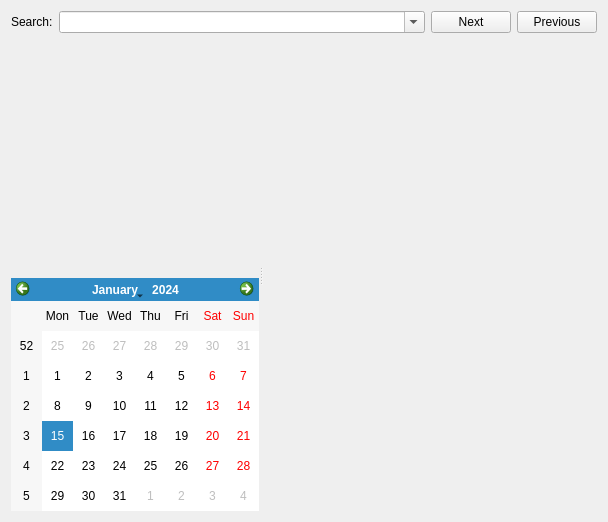
<?xml version="1.0" encoding="UTF-8"?>
<ui version="4.0">
 <class>QtHistoryWindow</class>
 <widget class="QWidget" name="QtHistoryWindow">
  <property name="geometry">
   <rect>
    <x>0</x>
    <y>0</y>
    <width>608</width>
    <height>522</height>
   </rect>
  </property>
  <property name="windowTitle">
   <string>Form</string>
  </property>
  <layout class="QGridLayout" name="gridLayout">
   <item row="0" column="0">
    <layout class="QHBoxLayout" name="topLayout_">
     <item>
      <widget class="QLabel" name="label_">
       <property name="text">
        <string>Search:</string>
       </property>
      </widget>
     </item>
     <item>
      <widget class="QComboBox" name="searchBox_">
       <property name="sizePolicy">
        <sizepolicy hsizetype="Expanding" vsizetype="Fixed">
         <horstretch>0</horstretch>
         <verstretch>0</verstretch>
        </sizepolicy>
       </property>
       <property name="editable">
        <bool>true</bool>
       </property>
      </widget>
     </item>
     <item>
      <widget class="QPushButton" name="nextButton_">
       <property name="text">
        <string>Next</string>
       </property>
       <property name="flat">
        <bool>false</bool>
       </property>
      </widget>
     </item>
     <item>
      <widget class="QPushButton" name="previousButton_">
       <property name="text">
        <string>Previous</string>
       </property>
      </widget>
     </item>
    </layout>
   </item>
   <item row="1" column="0">
    <widget class="QSplitter" name="bottomLayout_">
     <property name="orientation">
      <enum>Qt::Horizontal</enum>
     </property>
     <widget class="QWidget" name="layoutWidget">
      <layout class="QVBoxLayout" name="bottomLeftLayout_" stretch="0,0">
       <item>
        <widget class="QWidget" name="conversationRoster_" native="true">
         <property name="sizePolicy">
          <sizepolicy hsizetype="Preferred" vsizetype="Expanding">
           <horstretch>5</horstretch>
           <verstretch>0</verstretch>
          </sizepolicy>
         </property>
        </widget>
       </item>
       <item>
        <widget class="QCalendarWidget" name="calendarWidget_">
         <property name="sizePolicy">
          <sizepolicy hsizetype="Preferred" vsizetype="Minimum">
           <horstretch>0</horstretch>
           <verstretch>0</verstretch>
          </sizepolicy>
         </property>
        </widget>
       </item>
      </layout>
     </widget>
     <widget class="QWidget" name="conversation_" native="true">
      <property name="sizePolicy">
       <sizepolicy hsizetype="Expanding" vsizetype="Preferred">
        <horstretch>85</horstretch>
        <verstretch>0</verstretch>
       </sizepolicy>
      </property>
     </widget>
    </widget>
   </item>
  </layout>
 </widget>
 <resources/>
 <connections/>
</ui>
